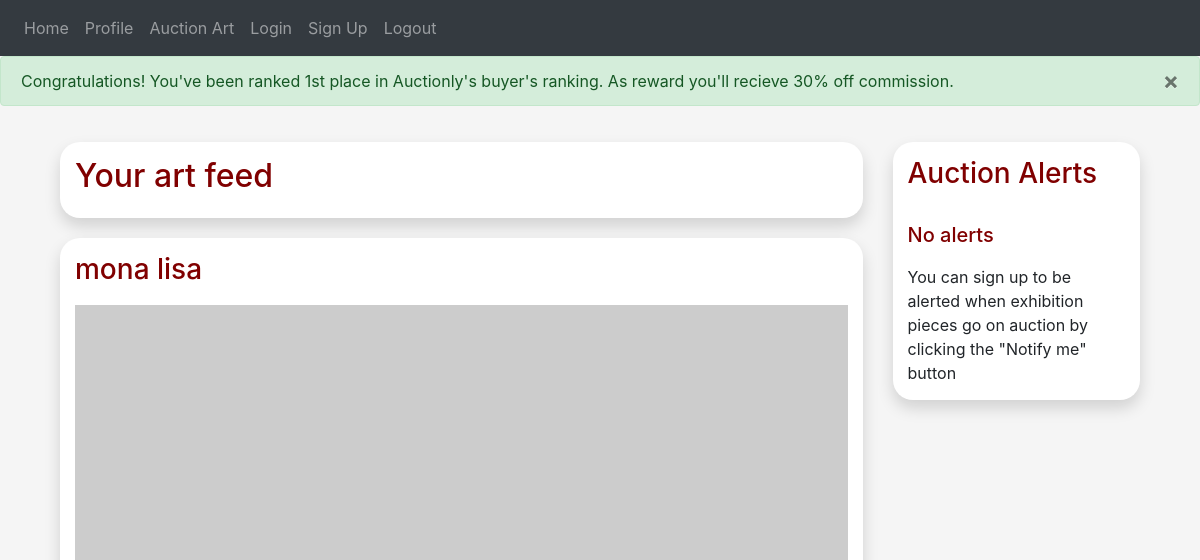
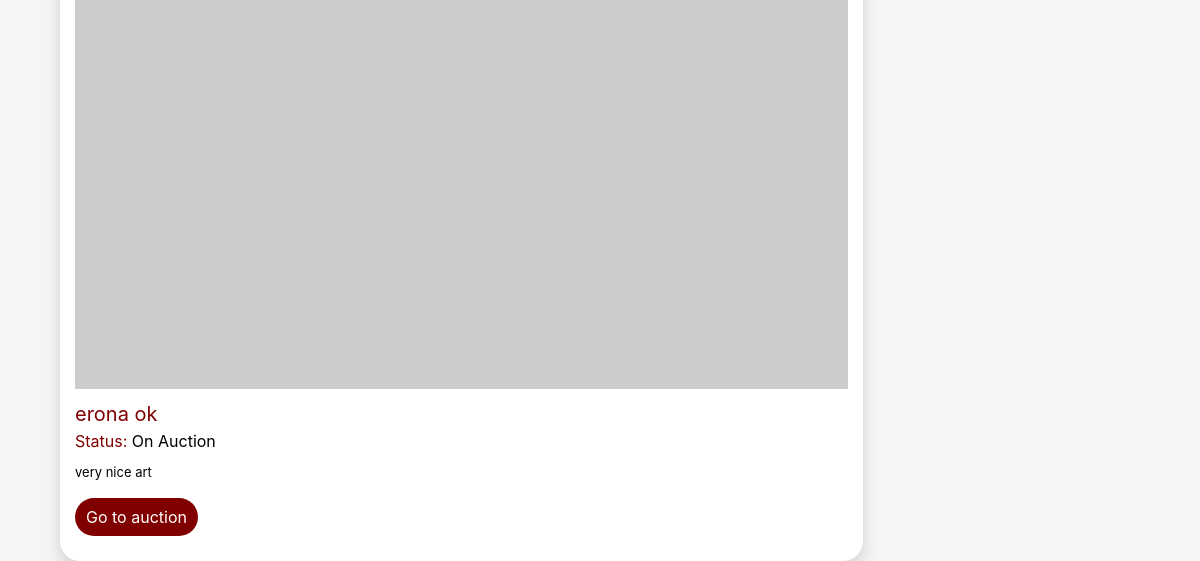
Page / (signed in) on the earlier database version (2 pictures, top to bottom).
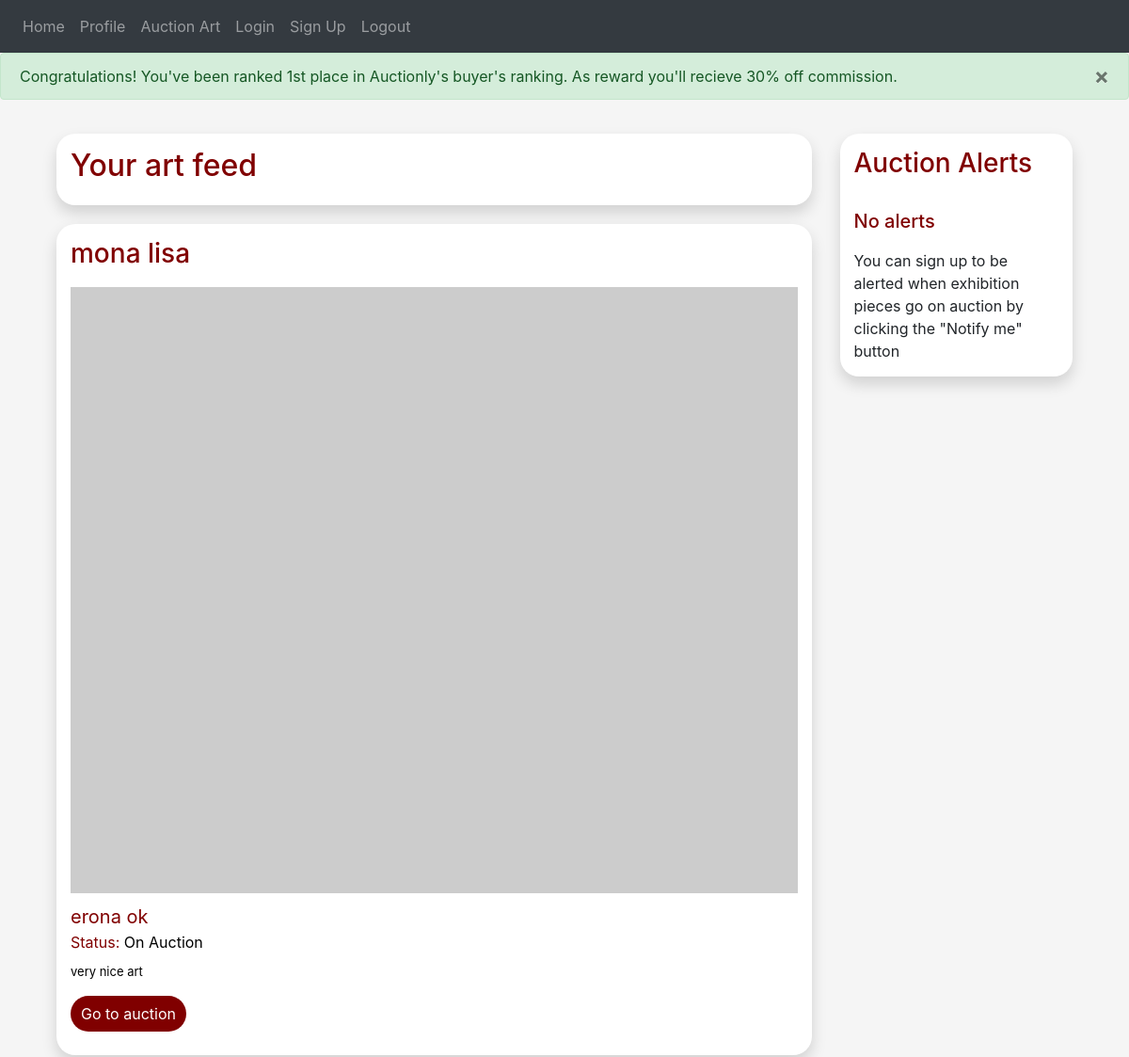
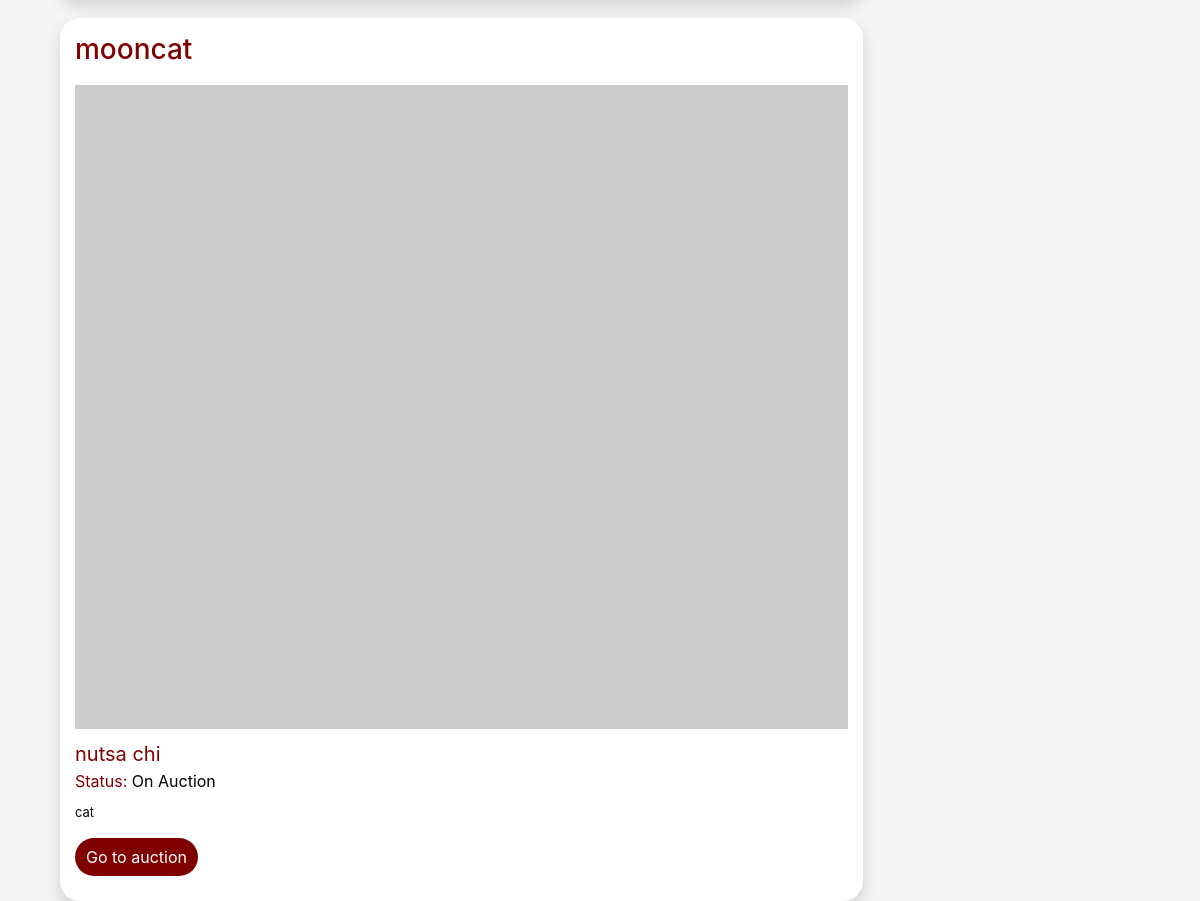
Same page on the later database version (2 pictures, top to bottom).
### auctionly/art/art.py (models this page shows, shortened)
class Art(db.Model):
    id = db.Column(db.Integer, primary_key=True)
    owner_id = db.Column(db.Integer, db.ForeignKey("user.id"))
    name = db.Column(db.String(150))
    description = db.Column(db.String(150))
    image = db.Column(db.String(150))
    art_category = db.Column(db.String(150))
    up_for_auction = db.Column(db.String(5))
    def get_name(self):
        return self.name
    def get_owner(self):
        return self.owner_id
    def get_description(self):
        return self.description
    def get_up_for_auction(self):
        return self.up_for_auction
    def get_art_id(self):
        return self.id

### auctionly/users/user.py (models this page shows, shortened)
class User(db.Model, UserMixin):
    __tablename__ = 'user'
    id = db.Column(db.Integer, primary_key=True)
    email = db.Column(db.String(150), unique=True)
    password = db.Column(db.String(150))
    first_name = db.Column(db.String(150))
    last_name = db.Column(db.String(150))
    user_type = db.Column(db.String)
    def get_full_name(self):
        return self.first_name + " " + self.last_name
    def get_user_prefs(self):
        user_pref = User_Preference.query.filter_by(user_id=self.id).all()
        prefs = []
        for pref in user_pref:
            prefs.append(pref.get_name())
        return prefs
    def get_auction_notification_list(self):
        user_subs = Art_Notifications.query.filter_by(user_id=self.id).all()
        user_notifications = []
        return user_notifications
    def get_notification_list(self):
        user_subs = Art_Notifications.query.filter_by(user_id=self.id).all()
        subs_ids = []
        for sub in user_subs:
            art_id = sub.get_art_id()
            subs_ids.append(art_id)
        return subs_ids
    def get_user_type(self):
        return self.user_type

### auctionly/views.py (the view, shortened to what this page needs)
@views.route('/', methods=['GET', 'POST'])
@login_required
def home():
    user = flask_login.current_user
    user_pref = user.get_user_prefs()
    feed = Feed(flask_login.current_user.id)
    if len(user_pref) == 0:
        user_feed = feed.get_feed()
    else:
        user_feed = feed.get_users_feed(user_pref)
    user_notifications = user.get_notification_list()
    user_auction_alerts = user.get_auction_notification_list()
    rank = Rank()
    ranking = "No rank"
    if(user.get_user_type() == "Seller"):
        ranking = rank.get_seller_rank(flask_login.current_user.id)
        user_type = "seller"
    elif(user.get_user_type() == "Buyer"):
        ranking = rank.get_buyer_rank(flask_login.current_user.id)
        user_type = "buyer"
    else:
        print("No type")
    if(ranking != "No rank"):
        if(ranking == "First place"):
            message = "Congratulations! You've been ranked 1st place in Auctionly's " + user_type +"'s ranking. As reward you'll recieve 30% off commission."
        if(ranking == "Second place"):
            message = "Congratulations! You've been ranked 2nd place in Auctionly's " + user_type +"'s ranking. As reward you'll recieve 20% off commission."
        if(ranking == "Third place"):
            message = "Congratulations! You've been ranked 3rd place in Auctionly's " + user_type +"'s ranking. As reward you'll recieve 10% off commission."
        flash(message, category="success")
    return render_template("home.html", feed_art=user_feed, feed=feed, notifications=user_notifications, alerts=user_auction_alerts)

### auctionly/__init__.py (called while the page is built)
def create_app():
    app = Flask(__name__)
    app.config['SECRET_KEY'] = 'alkjsfkalalfks'
    app.config['SQLALCHEMY_DATABASE_URI'] = f'sqlite:///{DB_NAME}'
    db.init_app(app)
    from .views import views
    from .auth import auth
    app.register_blueprint(views, url_prefix='/')
    app.register_blueprint(auth, url_prefix='/')
    from .users.user import User
    create_database(app)
    login_manager = LoginManager()
    login_manager.login_view = 'auth.login'
    login_manager.init_app(app)
    @login_manager.user_loader
    def load_user(id):
        return User.query.get(int(id))
    return app

### auctionly/auction/auction.py (called while the page is built)
    def get_auction_id(self):
        return self.id

### auctionly/system/feed.py (called while the page is built)
    def get_feed(self):
        for art in self.all_art:
            if art.get_owner() != self.user_id:
                self.art_for_feed.append(art)
        return self.art_for_feed

    def get_user_name(self, user_id):
        user = User.query.filter_by(id=user_id).first()
        name = user.get_full_name()
        return name

    def get_art_auction_id(self, art_id):
        auction = Auction.query.filter_by(art_id=art_id).first()
        auction_id = auction.get_auction_id()
        return auction_id

### auctionly/templates/home.html (shortened to what this page needs)
{% extends "base.html" %} {% block title %}Home Page{% endblock %} {% block content %}
<form method="POST">
    <head>
        <link href="../static/css/style.css" rel="stylesheet">
      </head>
    <body>
        <div class="container">
          <div class="row">
                <div class="col-lg-9">
                    <div class="media-card">
                        <div class="media">
                            <div class="media-body">
                                <h2 style="color: maroon; text-decoration: none;">Your art feed</h2>
                            </div>
                        </div>
                    </div>
                    {% for art in feed_art %}
                        <div class="media-card">
                            <div class="media">
                                <div class="media-body">
                                    <h3><a style="color: maroon; text-decoration: none;" type="submit" name="view">{{ art.get_name() }}</a></h3>
                                    <img src="https://picsum.photos/600/500" class="img-fluid center" style="padding-top: 10px; align-items: center;">
                                    <h7><a style="color: maroon; text-decoration: none; padding-top: 10px; font-size: 20px;" type="submit" name="view">{{ feed.get_user_name(art.get_owner()) }}</a></h7>
                                    <br>
                                    <h8 style="color: maroon;">Status: <h8 style="color: black;">{%if art.get_up_for_auction() == "False":%} On Exhibition {%else:%} On Auction {%endif%}</h8>
                                    <p style="font-size: 13px; padding-top: 10px; color: black;">{{ art.get_description() }}</p>
                                    {%if art.get_up_for_auction() == "False":%}
                                        {%if art.get_art_id() is in notifications:%}
                                        <a href="/?art_id={{ art.get_art_id() }}&notify=False" role="button"><button type="button" class="btn btn-view-more">Don't notify me</button></a>
                                        {%else:%}
                                        <a href="/?art_id={{ art.get_art_id() }}&notify=True" role="button"><button type="button" class="btn btn-view-more">Notify me</button></a>
                                        {%endif%}
                                    {%else:%}
                                        <a href="/auction?id={{ feed.get_art_auction_id(art.get_art_id()) }}" role="button"><button type="button" class="btn btn-view-more">Go to auction</button></a>
                                    {%endif%}
                                </div>
                            </div>
                        </div>
                    {% endfor %}
                </div>
                <div class="col-lg-3">
                <div class="auctions-card">
                    <h3><a style="color: maroon; text-decoration: none;" type="submit" name="view">Auction Alerts</a></h3>
                    <br>
                    {% if not alerts: %}
                        <div class="media">
                            <div class="media-body">
                                <h5><a style="color: maroon; text-decoration: none;" type="submit" name="view">No alerts</a></h5>
                                <h7><a style="text-decoration: none; padding-top: 10px;" type="submit" name="view">You can sign up to be alerted when exhibition pieces go on auction by clicking the "Notify me" button</a></h7>
                            </div>
                        </div>
                    {% endif %}
                </div>
                </div>
            </div>
        </div>
      </body>
</form>
{% endblock %}

Differences in the rows shown:
added Art: get_name "mooncat", up_for_auction "On Auction", get_description "cat"
now on this page (row unchanged): User: get_user_name "nutsa chi"
